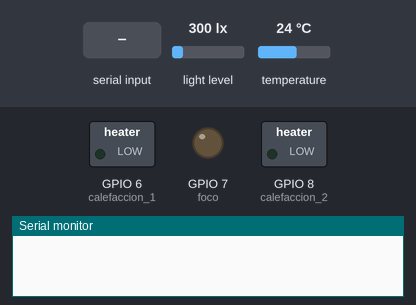
Recording of a sketch running on a simulated ESP32. Shown: switched loads named in the sketch (green lamp = pin HIGH), output pins drawn as LEDs (lit = HIGH), the last lines printed to the serial monitor. Inputs (shaded band) come from the test bench; at power-on: light level 300 lx, temperature 24 °C.

Above: at 1.2 s.
1.3 s: "foco:1\n" received over Serial
At 3.5 s:
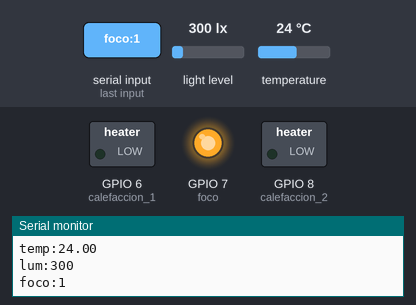
4.5 s: "cale:1\n" received over Serial
At 5.9 s:
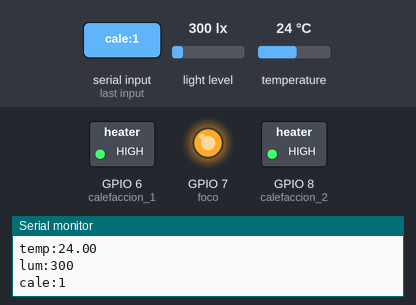
7.0 s: "foco" received over Serial
At 9.3 s:
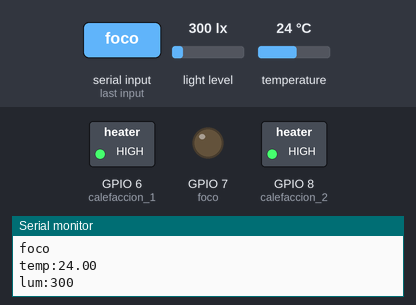
9.6 s: "foco:150\n" received over Serial
At 11.7 s:
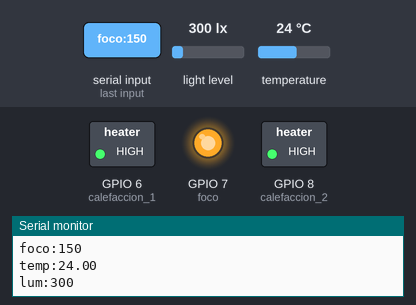
Timing chart, 0 to 13.1 s (numbered marks = the images above; inputs shaded):
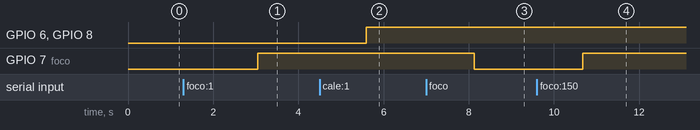

Measured:
- after the input at 1.3 s, GPIO 7 (foco): LOW → HIGH after 1.7 s
- after the input at 4.5 s, GPIO 6 (calefaccion_1), GPIO 8 (calefaccion_2): LOW → HIGH after 1.1 s
- after the input at 7.0 s, GPIO 7 (foco): HIGH → LOW after 1.1 s
- after the input at 9.6 s, GPIO 7 (foco): LOW → HIGH after 1.1 s

The sketch:

temp_y_luminosidad.ino
```cpp
#include <Ticker.h>
#include <OneWire.h>
#include <DallasTemperature.h>
#include <BH1750.h>
#include <Wire.h>

BH1750 sensor;

OneWire ourWire(2);

DallasTemperature sensors(&ourWire);
const int calefaccion_1=6;
const int foco=7;
const int calefaccion_2=8;

int value_temp=0;
int value_cale=0;
float value_c_1=0;
int value_c_2=0;

void fTemperatura(){
  sensors.requestTemperatures();
  float temp= sensors.getTempCByIndex(0);
   Serial.println("temp:"+String(temp));
}

void fluminosidad(){
  unsigned int lux = sensor.readLightLevel();
  Serial.println("lum:"+String(lux));
}

Ticker ticTemperatura (fTemperatura,500);
Ticker ticluminosidad(fluminosidad,500);


void setup() {

pinMode(calefaccion_1,OUTPUT);

pinMode(calefaccion_2,OUTPUT);
pinMode(foco,OUTPUT);
ticTemperatura.start();
ticluminosidad.start();
Serial.begin(9600);
Wire.begin();
sensors.begin();
sensor.begin();
}

void fnActuadores(String cad,float tempo,unsigned int luxo){
  int pos;
  String label,value;
  cad.trim();
  cad.toLowerCase();
  pos=cad.indexOf(':');
  label=cad.substring(0,pos);
  value=cad.substring(pos+1);
  Serial.println(cad);
  if(label.equals("foco")){
    if(value_temp !=value.toInt()){
       value_temp=value.toInt();
       digitalWrite(foco,value_temp);
    }

  }
  if(label.equals("cale")){
     if(value_cale !=value.toInt()){
        value_cale=value.toInt();
        digitalWrite(calefaccion_1,value_cale);
        digitalWrite(calefaccion_2,value_cale);
}
  }


    }


void loop() {

  ticTemperatura.update();
  ticluminosidad.update();


  if(Serial.available()){
    fnActuadores(Serial.readString(),sensors.getTempCByIndex(0),sensor.readLightLevel());

  }


}
```
